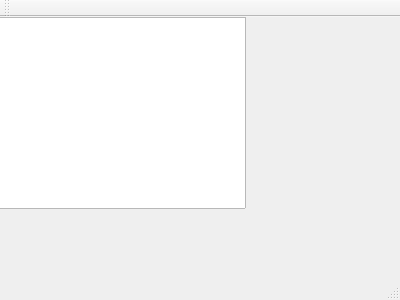
<?xml version="1.0" encoding="UTF-8"?>
<ui version="4.0">
 <class>MainWindow</class>
 <widget class="QMainWindow" name="MainWindow">
  <property name="geometry">
   <rect>
    <x>0</x>
    <y>0</y>
    <width>400</width>
    <height>300</height>
   </rect>
  </property>
  <property name="windowTitle">
   <string>MainWindow</string>
  </property>
  <widget class="QWidget" name="centralWidget">
   <widget class="QTextBrowser" name="textBrowser">
    <property name="geometry">
     <rect>
      <x>-10</x>
      <y>0</y>
      <width>256</width>
      <height>192</height>
     </rect>
    </property>
   </widget>
  </widget>
  <widget class="QMenuBar" name="menuBar">
   <property name="geometry">
    <rect>
     <x>0</x>
     <y>0</y>
     <width>400</width>
     <height>21</height>
    </rect>
   </property>
  </widget>
  <widget class="QToolBar" name="mainToolBar">
   <attribute name="toolBarArea">
    <enum>TopToolBarArea</enum>
   </attribute>
   <attribute name="toolBarBreak">
    <bool>false</bool>
   </attribute>
  </widget>
  <widget class="QStatusBar" name="statusBar"/>
 </widget>
 <layoutdefault spacing="6" margin="11"/>
 <resources/>
 <connections/>
</ui>
